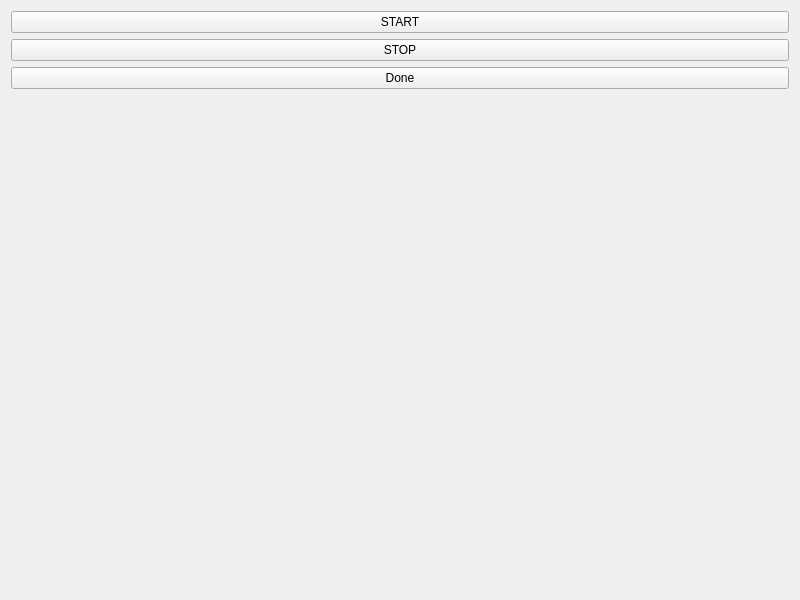
<?xml version="1.0" encoding="UTF-8"?>
<ui version="4.0">
 <class>Form</class>
 <widget class="QWidget" name="Form">
  <property name="geometry">
   <rect>
    <x>0</x>
    <y>0</y>
    <width>800</width>
    <height>600</height>
   </rect>
  </property>
  <property name="windowTitle">
   <string>Graphing Thing!</string>
  </property>
  <layout class="QVBoxLayout" name="verticalLayout">
   <item>
    <widget class="QPushButton" name="button1">
     <property name="text">
      <string>START</string>
     </property>
    </widget>
   </item>
   <item>
    <widget class="QPushButton" name="button2">
     <property name="text">
      <string>STOP</string>
     </property>
    </widget>
   </item>
   <item>
    <widget class="QPushButton" name="button3">
     <property name="text">
      <string>Done</string>
     </property>
    </widget>
   </item>
   <item>
    <widget class="GraphWidget" name="plot" native="true">
     <property name="sizePolicy">
      <sizepolicy hsizetype="Expanding" vsizetype="Expanding">
       <horstretch>0</horstretch>
       <verstretch>0</verstretch>
      </sizepolicy>
     </property>
    </widget>
   </item>
  </layout>
 </widget>
 <customwidgets>
  <customwidget>
   <class>GraphWidget</class>
   <extends>QWidget</extends>
   <header>graph_widget</header>
   <container>1</container>
  </customwidget>
 </customwidgets>
 <resources/>
 <connections>
  <connection>
   <sender>button1</sender>
   <signal>clicked()</signal>
   <receiver>plot</receiver>
   <slot>repaint()</slot>
   <hints>
    <hint type="sourcelabel">
     <x>399</x>
     <y>23</y>
    </hint>
    <hint type="destinationlabel">
     <x>399</x>
     <y>350</y>
    </hint>
   </hints>
  </connection>
 </connections>
</ui>
